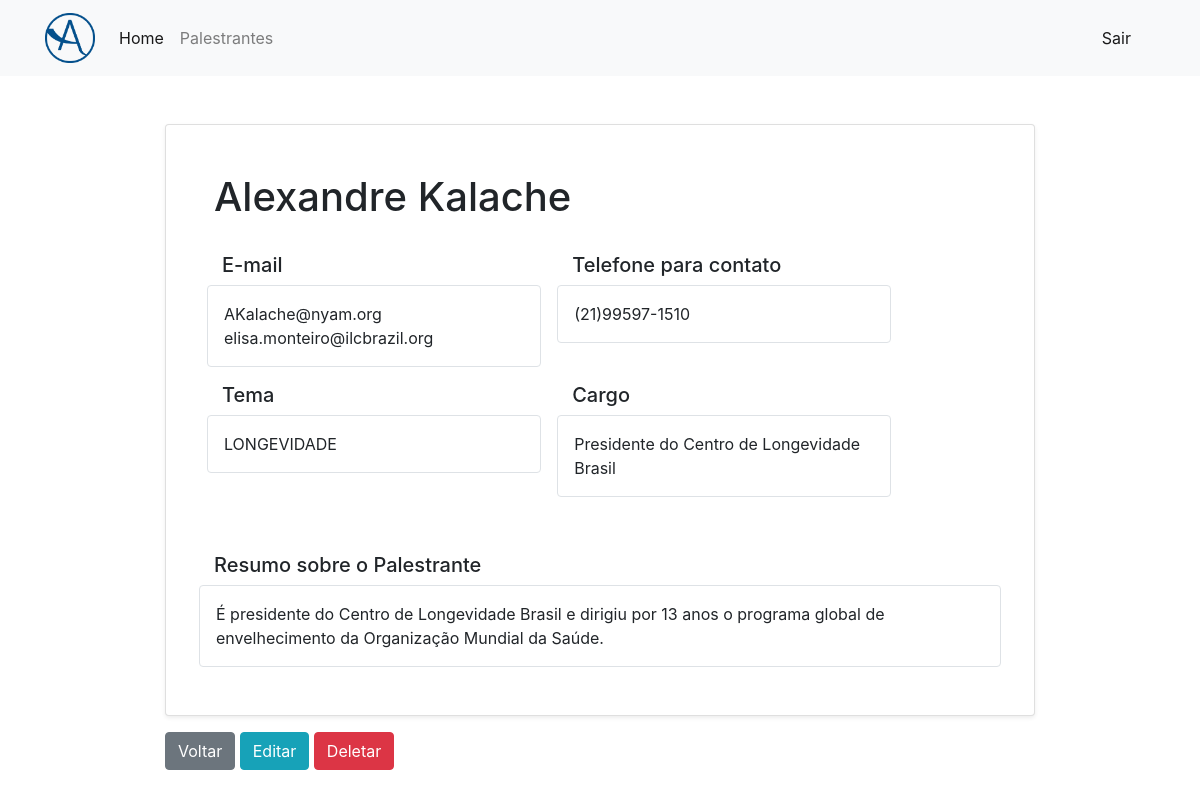
The app's page /palestrante/palestrante_detail/1 (signed in) with its own data.
### palestrante/models.py (models this page shows)
class Palestrante(models.Model):
    tema = models.CharField(max_length=100, null=True, blank=True,)
    palestrante = models.CharField(max_length=100, null=True, blank=True,)
    cargo = models.CharField(max_length=500, null=True, blank=True,)
    resumo = models.TextField(null=True, blank=True,)
    email = models.CharField(max_length=100, null=True, blank=True,)
    telefone = models.CharField(max_length=100, null=True, blank=True,)
    class Meta:
        ordering = ['palestrante']
        verbose_name = 'palestrante'
        verbose_name_plural = 'palestrantes'
    def __str__(self):
        return self.palestrante
    full_name = property(__str__)

### palestrante/views.py (the view)
# urls.py: path('palestrante_detail/<int:pk>', palestranteDetail.as_view(), name='palestrante_detail'),
class palestranteDetail(AutenticaCad, DetailView):
    model = Palestrante

### palestrante/templates/palestrante/palestrante_detail.html
{% extends 'base.html' %}
{% load bootstrap %}
{% block main %}
    <section class="container mb-5 w-75">
        <div class="mt-5 mb-3 card shadow-sm">
            <div class="card-body row p-5">
                <div class="col-12 mb-3">
                    <h1>{{ object.palestrante }}</h1>
                </div>
                <div class="col-md-5 m-md-2">
                    <div class="row">
                        <div class="col-12">
                            <h5>
                                E-mail
                            </h5>
                        </div>
                        <div class="col-12 border rounded p-3">
                            {{ object.email }}
                        </div>
                    </div>
                </div>
                <div class="col-md-5 m-md-2">
                    <div class="row">
                        <div class="col-12">
                            <h5>
                                Telefone para contato
                            </h5>
                        </div>
                        <div class="col-12 border rounded p-3">
                            {{ object.telefone }}
                        </div>
                    </div>
                </div>
                <div class="col-md-5 m-md-2">
                    <div class="row">
                        <div class="col-12">
                            <h5>
                                Tema
                            </h5>
                        </div>
                        <div class="col-12 border rounded p-3">
                            {{ object.tema }}
                        </div>
                    </div>
                </div>
                <div class="col-md-5 m-md-2">
                    <div class="row">
                        <div class="col-12">
                            <h5>
                                Cargo
                            </h5>
                        </div>
                        <div class="col-12 border rounded p-3">
                            {{ object.cargo }}
                        </div>
                    </div>
                </div>
                <div class="mt-5 col-12">
                    <div class="row">
                        <div class="col-12">
                            <h5>
                                Resumo sobre o Palestrante
                            </h5>
                        </div>
                        <div class="col-12 border rounded p-3">
                            {{ object.resumo }}
                        </div>
                    </div>
                </div>
            </div>
        </div>
        <a class="btn btn-secondary" href="{% url 'palestrante_list' %}">
            Voltar
        </a>
        <a class="btn btn-info" href="{% url 'palestrante_update' palestrante.id %}">
            Editar
        </a>
        <a class="btn btn-danger" href="{% url 'palestrante_delete' palestrante.id %}">
            Deletar
        </a>
    </section>
{% endblock %}

### records on screen
Palestrante: palestrante "Alexandre Kalache", email "AKalache@nyam.org elisa.monteiro@ilcbrazil.org", telefone "(21)99597-1510", tema "LONGEVIDADE", cargo "Presidente do Centro de Longevidade Brasil", resumo "É presidente do Centro de Longevidade Brasil e dirigiu por 13 anos o programa global de envelhecimento da Organização Mundial da Saúde."
